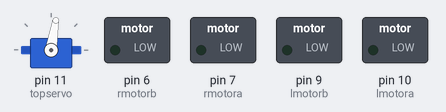
Bench run of a sketch on a simulated Arduino Uno, built with avr-gcc and run on an emulated ATmega328P. Shown: servo, switched loads named in the sketch (green lamp = pin HIGH). Pins used as bus, display or sensor lines are not drawn.

Above: at 0.05 s.
At 1.1 s:
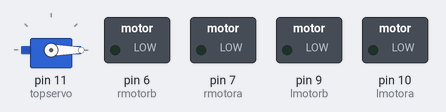
At 2.15 s:
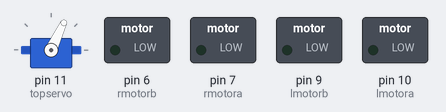
At 5.1 s:
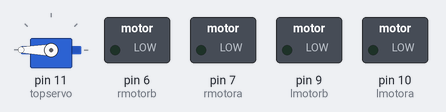
Timing chart, 0 to 6.7 s (numbered marks = the images above):
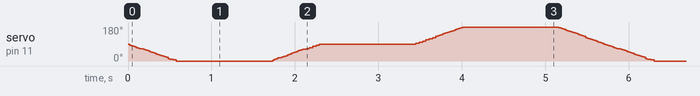

The sketch:

Obstacle_Avoider_Robot.ino
```cpp
#include<VarSpeedServo.h>
VarSpeedServo topservo;

int lmotora = 10;
int lmotorb = 9;
int rmotora = 7;
int rmotorb = 6;
int duration, cm;
int trig = A1;
int echo = A0;
int d1, d2, d3;
void setup() {
  pinMode(lmotora, OUTPUT);
  pinMode(lmotorb, OUTPUT);
  pinMode(rmotora, OUTPUT);
  pinMode(rmotorb, OUTPUT);
  pinMode(trig, OUTPUT);
  pinMode(echo, OUTPUT);
  topservo.attach(11);

}

void ultrasonic()
{
    digitalWrite(trig, LOW);
    delay(2);
    digitalWrite(trig, HIGH);
    delay(10);
    digitalWrite(trig, LOW);
    delay(2);
    duration = pulseIn(echo, HIGH);

    cm = (duration/29/2);
    delay(100);
}


void forward()
{
  digitalWrite(lmotora,HIGH);
  digitalWrite(lmotorb,LOW);
  digitalWrite(rmotora,HIGH);
  digitalWrite(rmotorb,LOW);
}

void backward()
{
  digitalWrite(lmotora,LOW);
  digitalWrite(lmotorb,HIGH);
  digitalWrite(rmotora,LOW);
  digitalWrite(rmotorb,HIGH);
}

void left()
{
  digitalWrite(lmotora,LOW);
  digitalWrite(lmotorb,HIGH);
  digitalWrite(rmotora,HIGH);
  digitalWrite(rmotorb,LOW);
}

void right()
{
  digitalWrite(lmotora,HIGH);
  digitalWrite(lmotorb,LOW);
  digitalWrite(rmotora,LOW);
  digitalWrite(rmotorb,HIGH);
}

void stp()
{
  digitalWrite(lmotora,LOW);
  digitalWrite(lmotorb,LOW);
  digitalWrite(rmotora,LOW);
  digitalWrite(rmotorb,LOW);
}

void stopleft()
{
  digitalWrite(lmotora,LOW);
  digitalWrite(lmotorb,LOW);
  digitalWrite(rmotora,HIGH);
  digitalWrite(rmotorb,LOW);
}

void stopright()
{
  digitalWrite(lmotora,HIGH);
  digitalWrite(lmotorb,LOW);
  digitalWrite(rmotora,LOW);
  digitalWrite(rmotorb,LOW);
}
void loop() {
  topservo.write(0,100);
  delay(600);
  ultrasonic();
  d1 = cm;
  topservo.write(90,100);
  delay(600);
  ultrasonic();
  d2 = cm;
  topservo.write(180,100);
  delay(600);
  ultrasonic();
  d3 = cm;

 if(d1>10&&d2>10&&d3>10)
 {
    if(d1>d2&&d1>d3)
    {
      left();
    }
    else if (d2>d3&&d2>d1)
    {
      forward();
    }
    else
    {
      right();
    }
 }
 else
  {
    stp();
  }
 }
```
